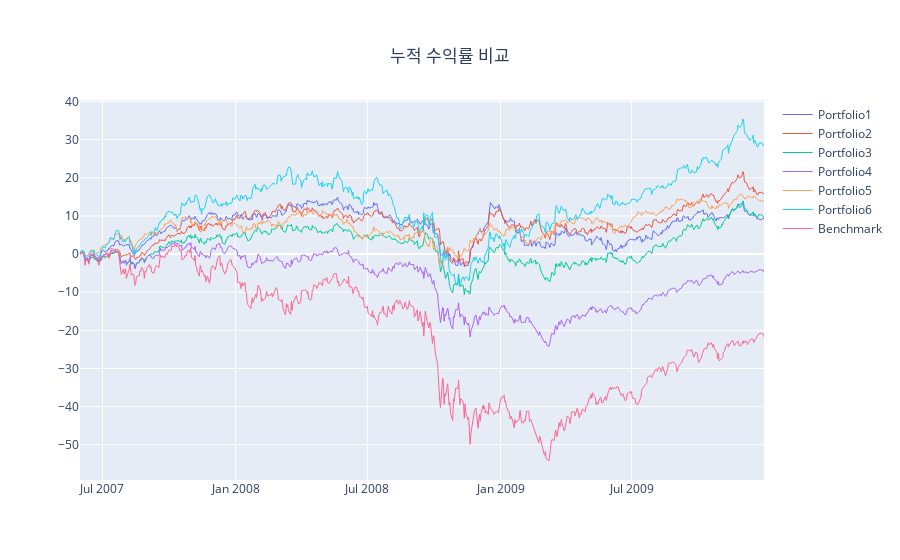
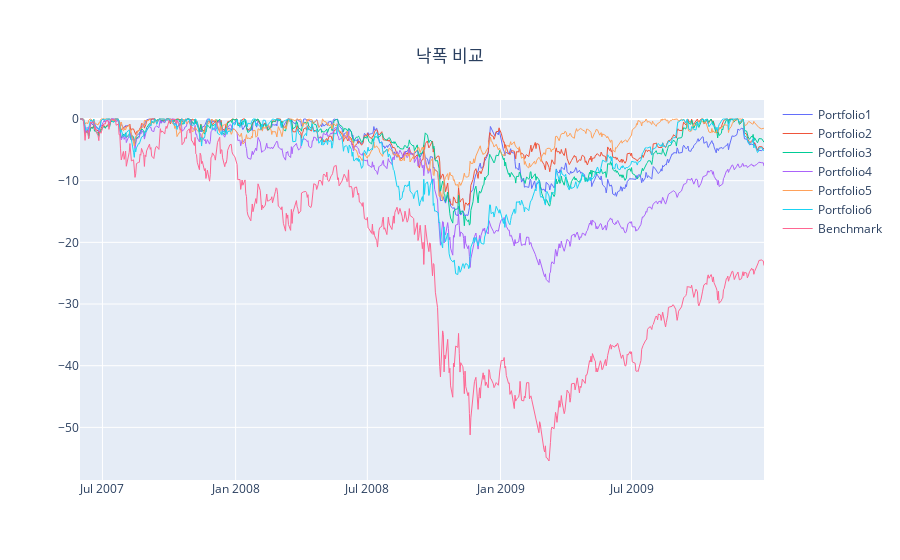
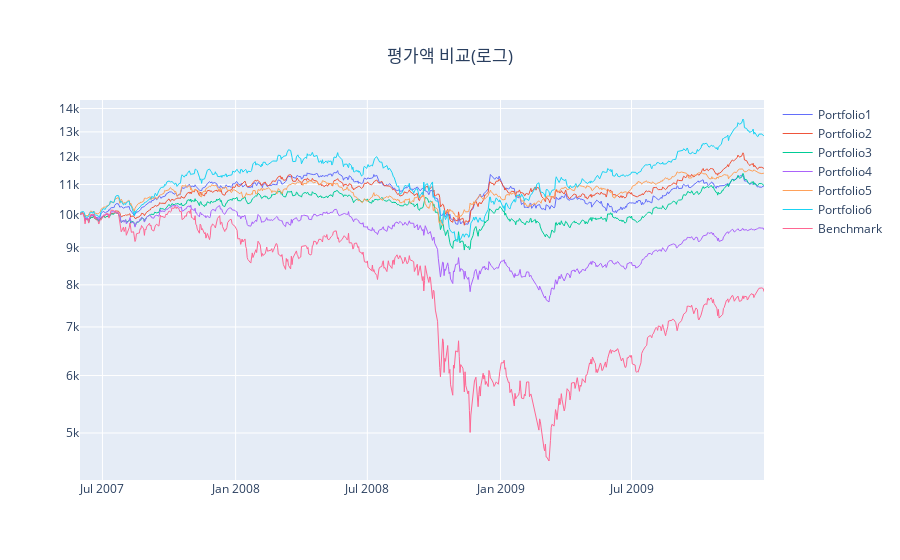
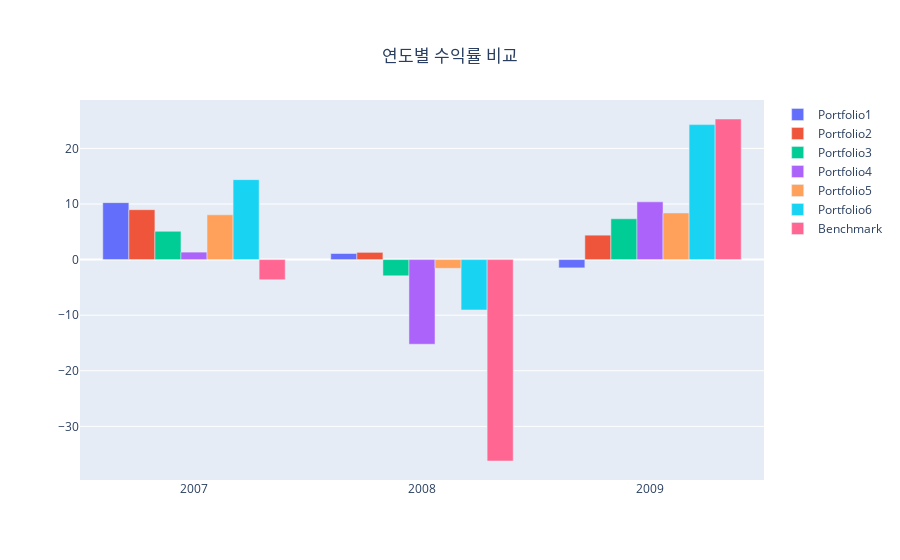

Write notebook code for charts like these, in order.
### Code cell
#### 차트 출력
line_plotting('cum_return', '누적 수익률 비교', 'linear')
line_plotting('drawdown', '낙폭 비교', 'linear')
line_plotting('balance', '평가액 비교(로그)', 'log')

bar_plotting('annual', '연도별 수익률 비교')
bar_plotting('monthly', '월별 수익률 비교')

### Figure 1 — Plotly figure (JSON) as saved in the notebook; plotly's stock layout.template omitted (floating-point values rounded to 4 significant figures; data arrays with more than 128 entries replaced by an {"elided": "..."} marker saying what was removed)
{"data": [{"line": {"width": 1}, "name": "Portfolio1", "type": "scatter", "x": {"elided": "654 str values"}, "y": {"elided": "654 float values"}}, {"line": {"width": 1}, "name": "Portfolio2", "type": "scatter", "x": {"elided": "654 str values"}, "y": {"elided": "654 float values"}}, {"line": {"width": 1}, "name": "Portfolio3", "type": "scatter", "x": {"elided": "654 str values"}, "y": {"elided": "654 float values"}}, {"line": {"width": 1}, "name": "Portfolio4", "type": "scatter", "x": {"elided": "654 str values"}, "y": {"elided": "654 float values"}}, {"line": {"width": 1}, "name": "Portfolio5", "type": "scatter", "x": {"elided": "654 str values"}, "y": {"elided": "654 float values"}}, {"line": {"width": 1}, "name": "Portfolio6", "type": "scatter", "x": {"elided": "654 str values"}, "y": {"elided": "654 float values"}}, {"line": {"width": 1}, "name": "Benchmark", "type": "scatter", "x": {"elided": "654 str values"}, "y": {"elided": "654 float values"}}], "layout": {"title": {"text": "누적 수익률 비교", "x": 0.5, "xanchor": "center", "yanchor": "top"}, "yaxis": {"autorange": true, "type": "linear"}}}

### Figure 2 — Plotly figure (JSON) as saved in the notebook; plotly's stock layout.template omitted (floating-point values rounded to 4 significant figures; data arrays with more than 128 entries replaced by an {"elided": "..."} marker saying what was removed)
{"data": [{"line": {"width": 1}, "name": "Portfolio1", "type": "scatter", "x": {"elided": "654 str values"}, "y": {"elided": "654 float values"}}, {"line": {"width": 1}, "name": "Portfolio2", "type": "scatter", "x": {"elided": "654 str values"}, "y": {"elided": "654 float values"}}, {"line": {"width": 1}, "name": "Portfolio3", "type": "scatter", "x": {"elided": "654 str values"}, "y": {"elided": "654 float values"}}, {"line": {"width": 1}, "name": "Portfolio4", "type": "scatter", "x": {"elided": "654 str values"}, "y": {"elided": "654 float values"}}, {"line": {"width": 1}, "name": "Portfolio5", "type": "scatter", "x": {"elided": "654 str values"}, "y": {"elided": "654 float values"}}, {"line": {"width": 1}, "name": "Portfolio6", "type": "scatter", "x": {"elided": "654 str values"}, "y": {"elided": "654 float values"}}, {"line": {"width": 1}, "name": "Benchmark", "type": "scatter", "x": {"elided": "654 str values"}, "y": {"elided": "654 float values"}}], "layout": {"title": {"text": "낙폭 비교", "x": 0.5, "xanchor": "center", "yanchor": "top"}, "yaxis": {"autorange": true, "type": "linear"}}}

### Figure 3 — Plotly figure (JSON) as saved in the notebook; plotly's stock layout.template omitted (floating-point values rounded to 4 significant figures; data arrays with more than 128 entries replaced by an {"elided": "..."} marker saying what was removed)
{"data": [{"line": {"width": 1}, "name": "Portfolio1", "type": "scatter", "x": {"elided": "654 str values"}, "y": {"elided": "654 float values"}}, {"line": {"width": 1}, "name": "Portfolio2", "type": "scatter", "x": {"elided": "654 str values"}, "y": {"elided": "654 float values"}}, {"line": {"width": 1}, "name": "Portfolio3", "type": "scatter", "x": {"elided": "654 str values"}, "y": {"elided": "654 float values"}}, {"line": {"width": 1}, "name": "Portfolio4", "type": "scatter", "x": {"elided": "654 str values"}, "y": {"elided": "654 float values"}}, {"line": {"width": 1}, "name": "Portfolio5", "type": "scatter", "x": {"elided": "654 str values"}, "y": {"elided": "654 float values"}}, {"line": {"width": 1}, "name": "Portfolio6", "type": "scatter", "x": {"elided": "654 str values"}, "y": {"elided": "654 float values"}}, {"line": {"width": 1}, "name": "Benchmark", "type": "scatter", "x": {"elided": "654 str values"}, "y": {"elided": "654 float values"}}], "layout": {"title": {"text": "평가액 비교(로그)", "x": 0.5, "xanchor": "center", "yanchor": "top"}, "yaxis": {"autorange": true, "type": "log"}}}

### Figure 4 — Plotly figure (JSON) as saved in the notebook; plotly's stock layout.template omitted (floating-point values rounded to 4 significant figures)
{"data": [{"name": "Portfolio1", "type": "bar", "x": [2007, 2008, 2009], "y": [10.25, 1.098, -1.486]}, {"name": "Portfolio2", "type": "bar", "x": [2007, 2008, 2009], "y": [8.978, 1.3, 4.394]}, {"name": "Portfolio3", "type": "bar", "x": [2007, 2008, 2009], "y": [5.094, -2.911, 7.343]}, {"name": "Portfolio4", "type": "bar", "x": [2007, 2008, 2009], "y": [1.346, -15.22, 10.39]}, {"name": "Portfolio5", "type": "bar", "x": [2007, 2008, 2009], "y": [8.057, -1.568, 8.385]}, {"name": "Portfolio6", "type": "bar", "x": [2007, 2008, 2009], "y": [14.39, -9.059, 24.28]}, {"name": "Benchmark", "type": "bar", "x": [2007, 2008, 2009], "y": [-3.623, -36.23, 25.29]}], "layout": {"title": {"text": "연도별 수익률 비교", "x": 0.5, "xanchor": "center", "yanchor": "top"}, "yaxis": {"autorange": true, "type": "linear"}}}
